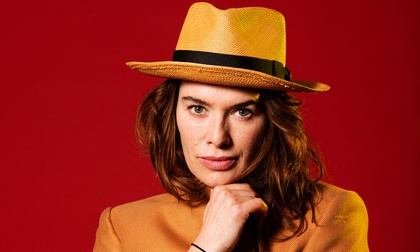
%> input picture 3-transformations-and-interpolation/color.jpg, 420 x 252 px, shrunk from 1920 x 1152 before the run
$ octave --eval "result = rgb2hsi(imread('../../../../3-transformations-and-interpolation/color.jpg'));"   (GNU Octave 9; MATLAB toolbox functions it lacks are replaced by stand-ins)
%> lines starting %> are read from the running program, lines starting %| are printed output that depends on the picture; in (x1, y1, x2, y2) boxes, pixels count from 0 and x2, y2 are one past the last pixel; in counts of white or black regions, pixels touching at a corner belong together; the program's own positions count from 1
function hsi=rgb2hsi(img)
% e.g.
%   img=imread('color.jpg');
%   hsi=rgb2hsi(img);
%   rgb=hsi2rgb(img);
img=im2double(img);
R=img(:,:,1);
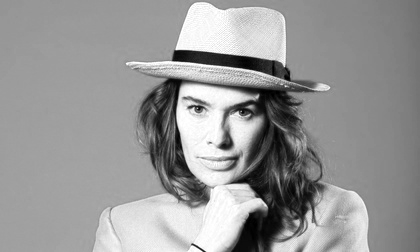
%> R: size 252x420 double; min 0, max 1, mean 0.592
G=img(:,:,2);
B=img(:,:,3);
% cal h
num=0.5*((R-G)+(R-B));
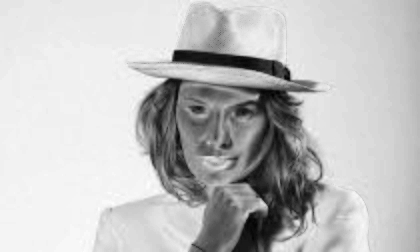
%> num: size 252x420 double; min -0.0176, max 0.622, mean 0.465; drawn with min black and max white
den=sqrt(((R-G).^2)+(R-B).*(G-B));
theta=acos(num./(den+eps));
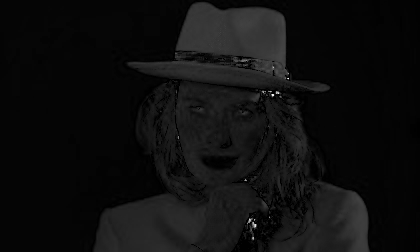
%> theta: size 252x420 double; min 2.58e-08, max 2.95, mean 0.175; drawn with min black and max white
H=theta;
H(B>G)=2*pi-H(B>G);
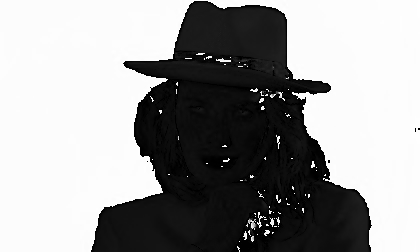
%> H: size 252x420 double; min 2.58e-08, max 6.28, mean 3.82; drawn with min black and max white
H=H/(2*pi);
% cal s
num=min(min(R,G),B);
den=R+G+B;
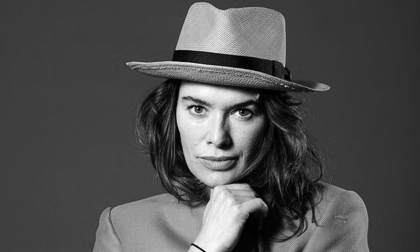
%> den: size 252x420 double; min 0, max 2.73, mean 0.845; drawn with min black and max white
den(den==0)=eps;
%> den: size 252x420 double; under 0.01% of pixels changed, all inside (x1, y1, x2, y2) = (262, 91, 277, 92)
S=1-3*(num./den);
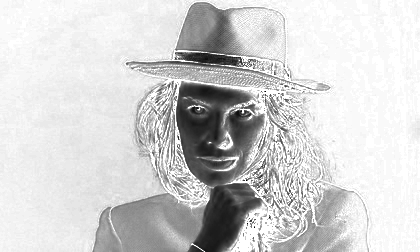
%> S: size 252x420 double; min 0, max 1, mean 0.825
H(S==0)=0;
%> H: size 252x420 double; min 0, max 0.999, mean 0.607
% cal i
I=1/3*(R+G+B);
% save h s i
hsi=im2uint8(cat(3,H,S,I));
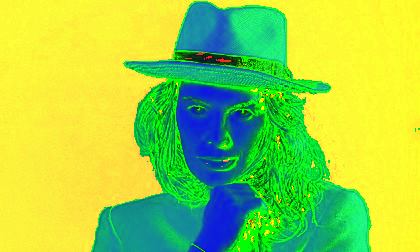
%> hsi: size 252x420x3 uint8; mean R, G, B 154.9, 210.4, 71.9
